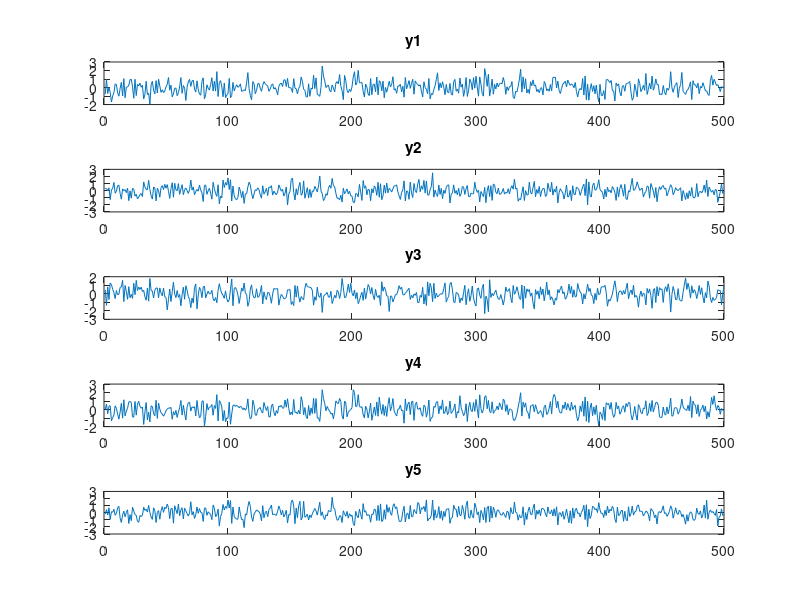

MATLAB code for this plot: (Note: this script raises an error after producing the figure.)
clear all; close all; 
clc;

%% VAR
% P_M=zeros(5,1);
M=20;        %capteurs  
N=500;       %nb_echantillons
sigma_s=1;  %energie signal recu
sigma_v=0.1;%energie du bruit
theta0=40*(pi/180);      %degré élévation de la source
K=1;

%% Filtrage Spatial Capon 1 source

test=1;
if test==1  % N=1 echantillon


v = sqrt(sigma_v/2)*(randn(M,1)+1i*randn(M,1)); % [5x1]      % bruit pour chaque capteur
s = sqrt(sigma_s/2)*(randn(K,1)+1i*randn(K,1));               % [1x1]      % signal recu
A=zeros(M,K);                 % [5x1]      % direction arrivee de la source determinee par chaque capteur

for i =1:M
    A(i,1) = exp(-1i*pi*(i-1)*sin(theta0));
end

y = A*s + v;
end


% N=500 echantillons
V_n = sqrt(sigma_v/2)*(randn(M,N)+1i*randn(M,N));% [5x500]    % bruit pour chaque capteur, pour chaque échantillon
S_n = sqrt(sigma_s/2)*(randn(K,N)+1i*randn(K,N));              % [1x500]    % signal recu de la source, pour chaque echantillon
% A=zeros(5,1);                  % [5x1]      % direction arrivee de la source determinee par chaque capteur pour un echantillon
A_n = zeros(M,K);              % [5x500]    % % direction arrivee de la source determinee par chaque capteur pour chaque echantillon

for k=1:K
    
    A=zeros(M,1);
    for i=1:M
        A(i,1) = exp(-1i*pi*(i-1)*sin(theta0));
    end
    A_n(:,k) = A; % on concatene l'observation des 5 capteur pour chaque echantillon
        
end

Y_n = A_n*S_n + V_n;

xx=1:N;

disp=1;
if disp==1   
figure,

subplot(5,1,1);plot(xx,Y_n(1,:));title('y1');
subplot(5,1,2);plot(xx,Y_n(2,:));title('y2');
subplot(5,1,3);plot(xx,Y_n(3,:));title('y3');
subplot(5,1,4);plot(xx,Y_n(4,:));title('y4');
subplot(5,1,5);plot(xx,Y_n(5,:));title('y5');

suptitle('signal reçu par chaque capteur M');
end

%% Filtre de Capon

% On a besoin de R autocorrelation du signal recu
% on l'a pas donc il faut l'estimer
% on l'estime avec les N=500 samples de y, dans chaque colonnes de Y_n
% R_chap [5x5]
% R_chap = (1/N)*sum(Y_n*conj(Y_n)'); % * X' *=conj transposé

R_chap = (1/N)*(Y_n*Y_n') ; % Dans cours X* = X.' dans matlab
R_chap_inv = inv(R_chap);


% w_chap = zeros(M,1); %[5x1]
% w_teta = [];
% W_cap=[]; %[5x181]
P=[];     %E_estime_sortie_filtre % [1x181] = une pour chaque angle

for teta=-pi/2:pi/180:pi/2 % on parcourt tous les angles
    
    a_teta_fixe_M_capteurs = zeros(M,1); % [5x1]
    
    for m = 1:M % w pour chaque capteur
        a_teta_fixe_M_capteurs(m,1) = exp(-1i*pi*(m-1)*sin(teta)); %on calcul les vecteur directionnels pour chaque teta
    end
    
    a_teta_fixe_M_capteurs_conj = zeros(1,M);
    a_teta_fixe_M_capteurs_conj = a_teta_fixe_M_capteurs'; % [5x1]* = [5x1].' = [1x5]
    
%     w_teta = (R_chap_inv*a_teta_fixe_M_capteurs)/(a_teta_fixe_M_capteurs_conj*R_chap_inv*a_teta_fixe_M_capteurs); %inv(A)*b=A\b
    
%     W_cap = [W_cap w_teta]; %On stock le filtre pour chaque capteur [5x181] => 181 angles
    
    p_teta = 1/(a_teta_fixe_M_capteurs_conj*R_chap_inv*a_teta_fixe_M_capteurs);
    P = [ P p_teta ];   % [1x181] = une pour chaque angle
    
end


angle_radian = -pi/2:pi/180:pi/2;

figure,
plot( angle_radian*180/pi,abs(P));
xlabel('\theta (\circ)');
ylabel('P(\theta)','rotation',0);
%Spectre de puissance estimé en sortie du filtre de Capon
title('P(\theta) pour \theta = 40\circ et M = 5 capteurs');
% legend('M=5','M=20','M=50','M=100');

% https://fr.mathworks.com/matlabcentral/answers/298499-direction-of-arrival-estimation-of-multiple-signals-using-capon-mvdr-beamformer
% https://fr.mathworks.com/matlabcentral/answers/359847-direction-of-arrival-estimation-of-a-chirp-noised-and-attenuated-using-capon-mvdr-beamformer

